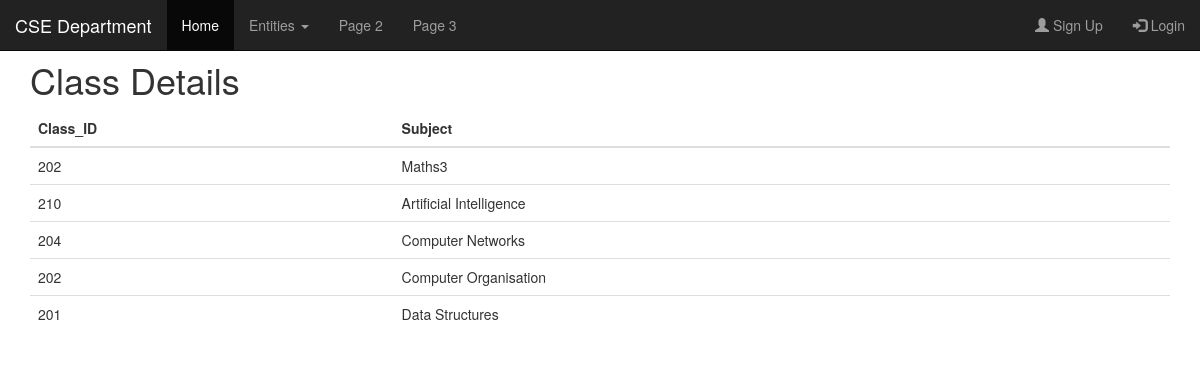
/class, run on the app's committed database.
### tables this page shows
CREATE TABLE Class (
Class_ID INTEGER,
Subject VARCHAR(25),
PRIMARY KEY(Class_ID, Subject),
FOREIGN KEY(Subject) REFERENCES SUBJECT(Sub_Name) ON DELETE CASCADE
FOREIGN KEY(Subject) REFERENCES SUBJECT(Sub_Name) ON UPDATE CASCADE
);

### flaskapp.py (the view)
@app.route("/class")
def index_class():
	class_list = query_db("SELECT * FROM class")
	return render_template("/class/index_class.html", class_list=class_list)

### flaskapp.py (called while the page is built)
def get_db():
	db = getattr(g, '_database', None)
	if db is None:
		db = g._database = sqlite3.connect(DATABASE)
		db.row_factory = sqlite3.Row
	return db

def query_db(query, args=(), one=False):
	cur = get_db().execute(query, args)
	rv = cur.fetchall()
	cur.close()
	return (rv[0] if rv else None) if one else rv

@app.teardown_appcontext
def close_connection(exception):
	db = getattr(g, '_database', None)
	if db is not None:
		db.close()

### templates/class/index_class.html
{% extends "base.html" %}
{% block title %}Class Details{% endblock %}
{% block content %}
<table class="table">
	<thead>
		<tr>
			<th scope="col">Class_ID</th>
			<th scope="col">Subject</th>
		</tr>
	</thead>
	{% for class in class_list: %}
	<tr>
		<td>{{ class["Class_ID"] }}</td>
		<td>{{ class["Subject"] }}</td>
	</tr>
	{% endfor %}
</table>
{% endblock %}

### templates/base.html (style rules this page uses)
body { padding-top: 40px; }

### data on the page
Class: Class_ID "202", Subject "Maths3"
Class: Class_ID "210", Subject "Artificial Intelligence"
Class: Class_ID "204", Subject "Computer Networks"
Class: Class_ID "202", Subject "Computer Organisation"
Class: Class_ID "201", Subject "Data Structures"
